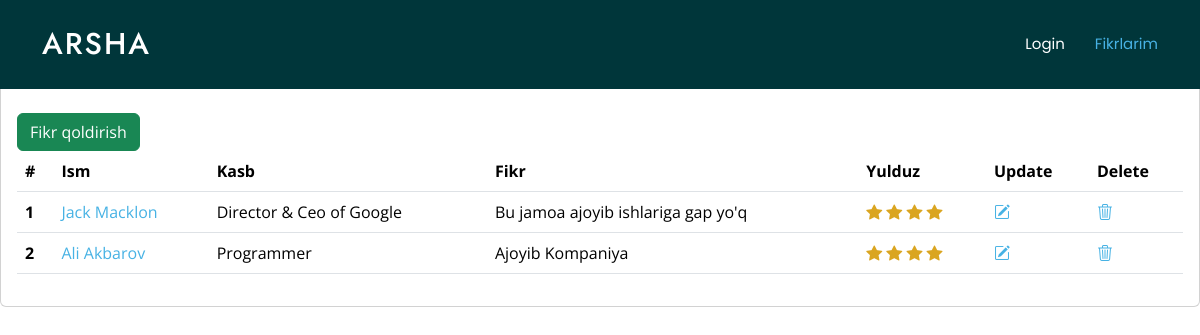
/review/list/ (signed in), run on the app's committed database.
### users/models.py (models this page shows, shortened)
class Review(models.Model):
    user = models.ForeignKey(User, on_delete=models.CASCADE)
    speciality = models.CharField(max_length=100)
    review = models.TextField()
    stars_given = models.PositiveSmallIntegerField(
        validators=[MinValueValidator(1), MaxValueValidator(5)]
    )
    @property
    def stars(self):
        return range(0, self.stars_given)

class User(AbstractUser):
    profile_image = models.ImageField(upload_to='profile_pics', default="default_profile_pic.jpg")
    @property
    def full_name(self):
        return f'{self.first_name} {self.last_name}'

### users/views.py (the view)
# urls.py: path('review/list/', ReviewListView.as_view(), name='review-list'),
class ReviewListView(View):
     def get(self, request):
         if request.user.is_staff:
             reviews = Review.objects.all()
         else:
             reviews = Review.objects.filter(user=request.user)
         context = {'reviews': reviews}
         return render(request, 'users/review/review_list.html', context)

### templates/users/review/review_list.html
{% extends 'users/index.html' %}
{% block content %}
    <div class="card mt-xl-5">
            <div class="card-body mt-xl-5">
                <a class="btn btn-success" href="{% url 'users:review-create' %}">Fikr qoldirish</a>
              <table class="table">
                <thead>
                  <tr>
                    <th scope="col">#</th>
                    <th scope="col">Ism</th>
                    <th scope="col">Kasb</th>
                    <th scope="col">Fikr</th>
                    <th scope="col">Yulduz</th>
                    <th scope="col">Update</th>
                    <th scope="col">Delete</th>
                  </tr>
                </thead>
                <tbody>
                {% for review in reviews %}
                  <tr>
                    <th scope="row">{{ forloop.counter }}</th>
                    <td><a href="{% url 'users:review-detail' review.id %}">{{ review.user.full_name }}</a></td>
                    <td>{{ review.speciality }}</td>
                    <td>{{ review.review | truncatechars:50}}</td>
                    <td class="stars">
                        {% for _ in review.stars %}
                          <i class="bi bi-star-fill" style="color:goldenrod;"></i>
                        {% endfor %}
                      <td><a href="{% url 'users:review-update' review.id %}"><i class="bi bi-pencil-square"></i></a></td>
                      <td><a href="{% url 'users:review-delete' review.id %}"><i class="bi bi-trash3"></i></a></td>
                  </tr>
                {% endfor %}
                </tbody>
              </table>
            </div>
          </div>
{% endblock %}

### static/users/assets/css/main.css (style rules this page uses)
:root { --default-font: "Open Sans", system-ui, -apple-system, "Segoe UI", Roboto, "Helvetica Neue", Arial, "Noto Sans", "Liberation Sans", sans-serif, "Apple Color Emoji", "Segoe UI Emoji", "Segoe UI Symbol", "Noto Color Emoji"; --heading-font: "Jost", sans-serif; --nav-font: "Poppins", sans-serif; }
:root { --background-color: #ffffff; --default-color: #444444; --heading-color: #37517e; --accent-color: #47b2e4; --surface-color: #ffffff; --contrast-color: #ffffff; }
:root { --nav-color: #ffffff; --nav-hover-color: #47b2e4; --nav-mobile-background-color: #ffffff; --nav-dropdown-background-color: #ffffff; --nav-dropdown-color: #444444; --nav-dropdown-hover-color: #47b2e4; }
:root { scroll-behavior: smooth; }
body { color: var(--default-color); background-color: var(--background-color); font-family: var(--default-font); }
a { color: var(--accent-color); text-decoration: none; transition: 0.3s; }

### data on the page
Review: user.full_name "Jack Macklon", speciality "Director & Ceo of Google", review "Bu jamoa ajoyib ishlariga gap yo'q", stars_given 4 (drawn)
Review: user.full_name "Ali Akbarov", speciality "Programmer", review "Ajoyib Kompaniya", stars_given 4 (drawn)
